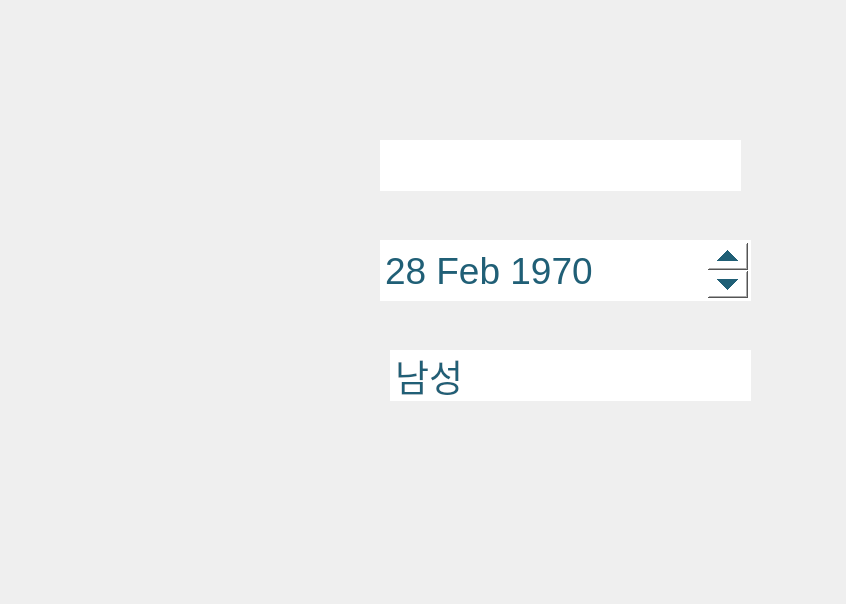
<?xml version="1.0" encoding="UTF-8"?>
<ui version="4.0">
 <class>Dialog</class>
 <widget class="QDialog" name="Dialog">
  <property name="windowModality">
   <enum>Qt::WindowModality::ApplicationModal</enum>
  </property>
  <property name="geometry">
   <rect>
    <x>0</x>
    <y>0</y>
    <width>846</width>
    <height>604</height>
   </rect>
  </property>
  <property name="windowTitle">
   <string>Dialog</string>
  </property>
  <widget class="QLabel" name="label_bg">
   <property name="geometry">
    <rect>
     <x>0</x>
     <y>0</y>
     <width>846</width>
     <height>604</height>
    </rect>
   </property>
   <property name="styleSheet">
    <string notr="true">QLabel{
	image : url(./ui/images/subject_locale/bg_dlg_subject_add.png);
}</string>
   </property>
   <property name="text">
    <string/>
   </property>
  </widget>
  <widget class="QComboBox" name="cb_gender">
   <property name="geometry">
    <rect>
     <x>390</x>
     <y>350</y>
     <width>361</width>
     <height>51</height>
    </rect>
   </property>
   <property name="sizePolicy">
    <sizepolicy hsizetype="Preferred" vsizetype="Preferred">
     <horstretch>0</horstretch>
     <verstretch>0</verstretch>
    </sizepolicy>
   </property>
   <property name="font">
    <font>
     <family>Malgun Gothic</family>
     <pointsize>28</pointsize>
    </font>
   </property>
   <property name="styleSheet">
    <string notr="true">QComboBox {
	background-color: white;
	border : 0px;
	color : #205f76;
} 

QComboBox::drop-down {
	border : 0px;
}

QComboBox::down-arrow {
    image : url(./ui/images/common/btn_combo_open.png);
	padding : 0 30 0 0;
}

QComboBox::down-arrow:on {
    image: url(./ui/images/common/btn_combo_close.png);
	padding : 0 30 0 0;
}

QComboBox QAbstractItemView {
    color : #205f76;
}</string>
   </property>
   <item>
    <property name="text">
     <string>남성</string>
    </property>
   </item>
   <item>
    <property name="text">
     <string>여성</string>
    </property>
   </item>
  </widget>
  <widget class="QLineEdit" name="le_name">
   <property name="geometry">
    <rect>
     <x>380</x>
     <y>140</y>
     <width>361</width>
     <height>51</height>
    </rect>
   </property>
   <property name="font">
    <font>
     <pointsize>28</pointsize>
    </font>
   </property>
   <property name="styleSheet">
    <string notr="true">QLineEdit{
	background-color: white;
	color : #205f76;
	border : 0px;
}</string>
   </property>
  </widget>
  <widget class="QDateEdit" name="de_birthdate">
   <property name="geometry">
    <rect>
     <x>380</x>
     <y>240</y>
     <width>371</width>
     <height>61</height>
    </rect>
   </property>
   <property name="font">
    <font>
     <pointsize>28</pointsize>
    </font>
   </property>
   <property name="styleSheet">
    <string notr="true">QDateEdit {
	background-color: white;
	color : #205f76;
} 

QDateEdit::up-button {
	width: 40;
}

QDateEdit::down-button {
	width: 40;
}</string>
   </property>
   <property name="dateTime">
    <datetime>
     <hour>15</hour>
     <minute>0</minute>
     <second>0</second>
     <year>1970</year>
     <month>2</month>
     <day>28</day>
    </datetime>
   </property>
  </widget>
  <widget class="QPushButton" name="pb_add">
   <property name="geometry">
    <rect>
     <x>430</x>
     <y>464</y>
     <width>320</width>
     <height>100</height>
    </rect>
   </property>
   <property name="styleSheet">
    <string notr="true">QPushButton{
	background-image : url(./ui/images/common_locale/btn_dlg_add.png);
	border : 0px;
}

QPushButton::hover{
	background-image : url(./ui/images/common_locale/btn_dlg_add_over.png);
	border : 0px;
}</string>
   </property>
   <property name="text">
    <string/>
   </property>
  </widget>
  <widget class="QPushButton" name="pb_close">
   <property name="geometry">
    <rect>
     <x>93</x>
     <y>464</y>
     <width>320</width>
     <height>100</height>
    </rect>
   </property>
   <property name="styleSheet">
    <string notr="true">QPushButton{
	background-image : url(./ui/images/common_locale/btn_dlg_close.png);
	border : 0px;
}

QPushButton::hover{
	background-image : url(./ui/images/common_locale/btn_dlg_close_over.png);
	border : 0px;
}</string>
   </property>
   <property name="text">
    <string/>
   </property>
  </widget>
 </widget>
 <resources/>
 <connections/>
</ui>
